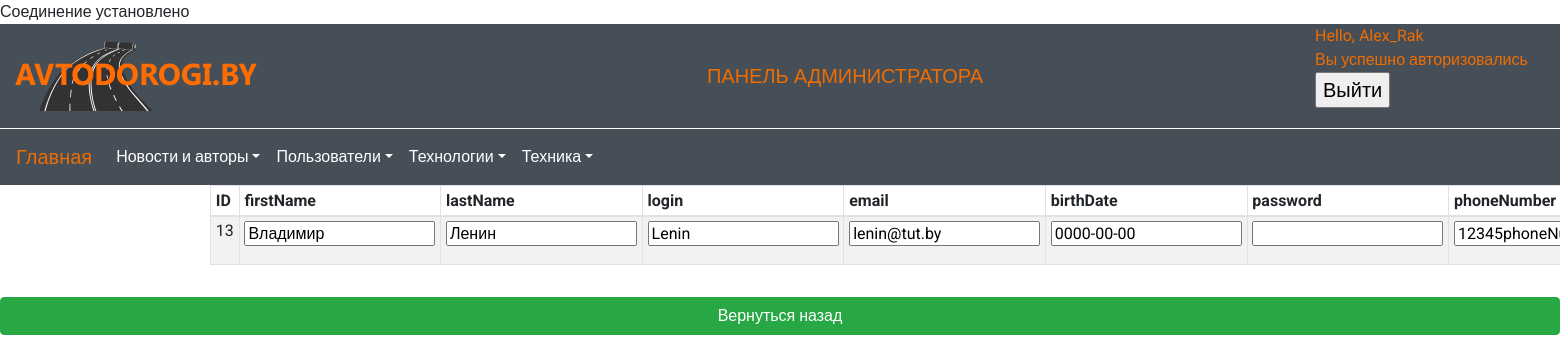
Screenshot of /admin/updateUsers.php?id=13 (signed in) with the database file from the repository.
### tables this page shows
CREATE TABLE `users` (
  `id` int(10) UNSIGNED NOT NULL,
  `firstName` varchar(255) NOT NULL COMMENT 'имя',
  `lastName` varchar(255) NOT NULL COMMENT 'фамилия',
  `login` varchar(255) NOT NULL,
  `email` varchar(255) NOT NULL,
  `birthDate` date NOT NULL,
  `password` varchar(255) NOT NULL,
  `phoneNumber` varchar(32) NOT NULL,
  `registr_date` timestamp NOT NULL DEFAULT CURRENT_TIMESTAMP,
  `user_role` varchar(255) NOT NULL
);

### admin/updateUsers.php (the view, shortened to what this page needs)
<?php if (!empty($_SESSION['auth'])) {
    ?>
    <?php require_once "db.php"; ?>
    <?php include "header.php"; ?>
    <form action="" method="post" class="container form-horizontal" role="form">
        <?php
        if (isset($_GET['id'])) {
            $usersID = $_GET['id'];
            $select_users = "SELECT * FROM users WHERE id=$usersID";
            $res_select = mysqli_query($con, $select_users);
            ?>
            <div class="row">
            <table id="dtBasicExample" class="table table-striped table-bordered table-sm table-hover" cellspacing="0"
                   width="100%">
            <thead>
            <tr>
                <th class="th-sm">ID
                </th>
                <th class="th-sm">firstName
                </th>
                <th class="th-sm">lastName
                </th>
                <th class="th-sm">login
                </th>
                <th class="th-sm">email
                </th>
                <th class="th-sm">birthDate
                </th>
                <th class="th-sm">password
                </th>
                <th class="th-sm">phoneNumber
                </th>
            </tr>
            </thead>
            <tbody>
            <?php
            while ($users = mysqli_fetch_assoc($res_select)) {
                ?>
                <tr>
                    <td><?= $users['id'] ?></td>
                    <td><input name="firstName" type="text" value="<?= $users['firstName'] ?>"></td>
                    <td><input name="lastName" type="text" value="<?= $users['lastName'] ?>"></td>
                    <td><input name="login" type="text" value="<?= $users['login'] ?>"></td>
                    <td><input name="email" type="text" value="<?= $users['email'] ?>"></td>
                    <td><input name="birthDate" type="text" value="<?= $users['birthDate'] ?>"></td>
                    <td><input name="password" type="text" value="<?= $users['password'] ?>"></td>
                    <td><input name="phoneNumber" type="text" value="<?= $users['phoneNumber'] ?>"></td>
                </tr>
                </tbody>
                </table>
                </div>
                <?php
            }
        }
        ?>
    </form>
    <a class="btn btn-success btn-block" href="update_users.php?page=1">Вернуться назад</a>
    <?php include "footer.php"; ?>
    <?php
} else {
    header("Location:/index.php", TRUE);
} ?>

### admin/css/main_admin.css (style rules this page uses)
html { background-color: #d8d8d8; }
body { margin: 0 auto; background-color: white; font-family: 'Roboto', sans-serif; }

### rows the page displays
users: id "13", firstName "Владимир", lastName "Ленин", login "Lenin", email "lenin@tut.by", birthDate "0000-00-00", phoneNumber "12345phoneNumber"

### other values shown
$_SESSION['message']['login'] "Alex_Rak"
$_SESSION['message']['text'] "Вы успешно авторизовались"
